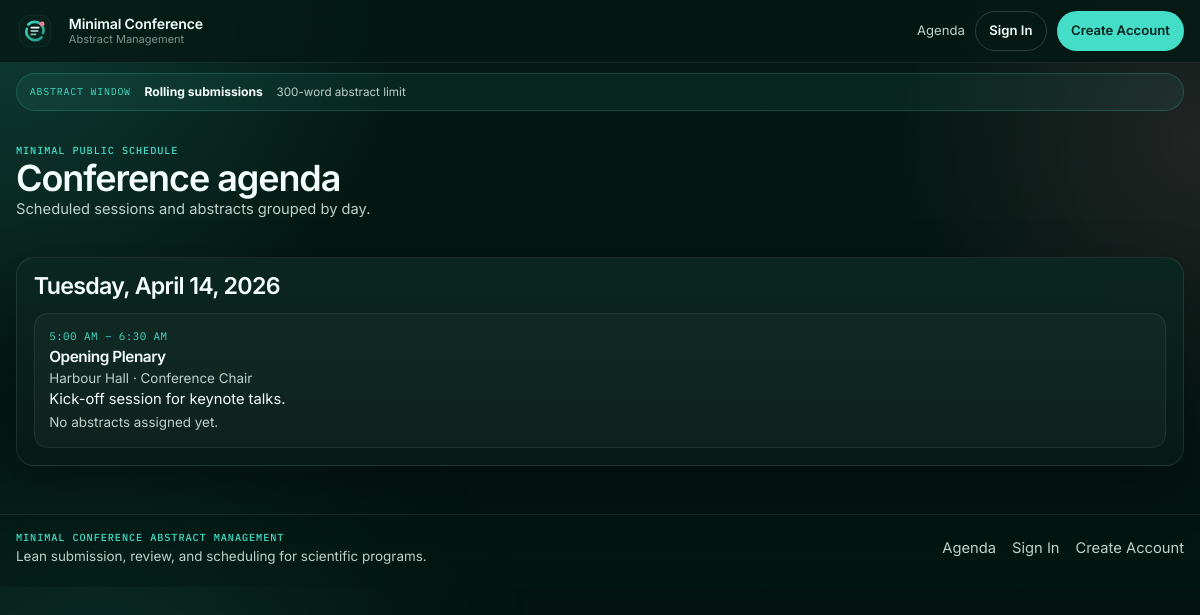
/agenda/, run on the app's committed database.
### conference/models.py (models this page shows, shortened)
class TimeStampedModel(models.Model):
    created_at = models.DateTimeField(auto_now_add=True)
    updated_at = models.DateTimeField(auto_now=True)
    class Meta:
        abstract = True

class ProgramSession(TimeStampedModel):
    name = models.CharField(max_length=255)
    room = models.CharField(max_length=128, blank=True)
    chair_name = models.CharField(max_length=255, blank=True)
    starts_at = models.DateTimeField()
    ends_at = models.DateTimeField(null=True, blank=True)
    description = models.TextField(blank=True)
    class Meta:
        ordering = ["starts_at", "name"]

### conference/views.py (the view)
# urls.py: path("agenda/", views.agenda, name="agenda"),
def agenda(request):
    sessions = ProgramSession.objects.prefetch_related("slots__submission__authors").order_by("starts_at")
    grouped = defaultdict(list)
    for session in sessions:
        key = session.starts_at.date()
        grouped[key].append(session)
    return render(request, "conference/agenda.html", {"grouped_sessions": dict(grouped)})

### conference/context_processors.py (called while the page is built)
def conference_meta(request):
    deadline_context = submission_deadline_context()
    return {
        "conference_name": getattr(settings, "CONFERENCE_NAME", "Minimal Conference Abstract Management"),
        "conference_time_zone": getattr(settings, "CONFERENCE_TIME_ZONE", settings.TIME_ZONE),
        "abstract_word_limit": getattr(settings, "ABSTRACT_WORD_LIMIT", 300),
        **deadline_context,
    }

### conference/services.py (called while the page is built, shortened)
def submission_deadline():
    return getattr(settings, "SUBMISSION_DEADLINE", None)

def submission_deadline_context(now=None):
    deadline = submission_deadline()
    if not deadline:
        return {
            "submission_deadline": None,
            "submission_deadline_is_open": True,
            "submission_deadline_label": "Rolling submissions",
            "submission_deadline_state": "open",
        }

### templates/conference/agenda.html (shortened to what this page needs)
{% extends "base.html" %}
{% block content %}
<section class="section-header-block">
    <div>
        <p class="eyebrow">Minimal public schedule</p>
        <h1>Conference agenda</h1>
        <p class="lede compact">Scheduled sessions and abstracts grouped by day.</p>
    </div>
</section>
{% for day, sessions in grouped_sessions.items %}
    <section class="surface agenda-block">
        <h2>{{ day|date:"l, F j, Y" }}</h2>
        <div class="session-grid">
            {% for session in sessions %}
                <article class="session-card">
                    <p class="session-time">{{ session.starts_at|date:"g:i A" }}{% if session.ends_at %} – {{ session.ends_at|date:"g:i A" }}{% endif %}</p>
                    <h3>{{ session.name }}</h3>
                    <p class="muted">{{ session.room }}{% if session.chair_name %} · {{ session.chair_name }}{% endif %}</p>
                    {% if session.description %}<p>{{ session.description }}</p>{% endif %}
                    <div class="stack-list compact-stack">
                        {% for slot in session.slots.all %}
                            <div class="list-card static-card">
                                <div>
                                    <strong>{{ slot.submission.title }}</strong>
                                    <p class="muted">{{ slot.submission.get_presentation_type_display }}</p>
                                </div>
                                {% if slot.starts_at %}
                                    <span class="pill soft-pill">{{ slot.starts_at|date:"g:i A" }}</span>
                                {% endif %}
                            </div>
                        {% empty %}
                            <p class="muted">No abstracts assigned yet.</p>
                        {% endfor %}
                    </div>
                </article>
            {% endfor %}
        </div>
    </section>
{% empty %}
    <section class="surface">
        <p class="empty-state">The agenda is still being assembled.</p>
    </section>
{% endfor %}
{% endblock %}

### static/css/app.css (style rules this page uses)
:root { --bg-deep: #041914; --bg-main: #07211a; --bg-panel: rgba(255, 255, 255, 0.038); --bg-panel-strong: rgba(255, 255, 255, 0.055); --bg-panel-hover: rgba(255, 255, 255, 0.07); --bg-input: rgba(255, 255, 255, 0.045); --ink-primary: #f4fffc; --ink-secondary: #bdd1cb; --ink-muted: #79928c; --line: rgba(255, 255, 255, 0.09); --line-strong: rgba(255, 255, 255, 0.16); --accent-teal: #44dec8; --accent-teal-soft: rgba(68, 222, 200, 0.14); --accent-teal-glow: rgba(68, 222, 200, 0.28); --accent-coral: #f77b93; --accent-coral-soft: rgba(247, 123, 147, 0.12); --success: #7ce7b0; --danger: #ff9c9c; --shadow: 0 20px 56px rgba(0, 0, 0, 0.28); --radius-lg: 18px; --radius-md: 14px; --radius-sm: 10px; --radius-pill: 999px; --space-1: 0.25rem; --space-2: 0.45rem; --space-3: 0.65rem; --space-4: 0.85rem; --space-5: 1.05rem; --space-6: 1.35rem; --space-7: 1.8rem; --space-8: 2.4rem; --space-9: 3.2rem; --ease-out: cubic-bezier(0.22, 1, 0.36, 1); --duration-fast: 160ms; --duration-std: 240ms; --font-body: "Inter", sans-serif; --font-mono: "IBM Plex Mono", monospace; }
*, *::before, *::after { box-sizing: border-box; }
html { color-scheme: dark; scroll-behavior: smooth; }
body { margin: 0; min-height: 100vh; font-family: var(--font-body); font-size: 0.92rem; color: var(--ink-primary); background: radial-gradient(circle at 0% 0%, rgba(68, 222, 200, 0.18), transparent 28%), radial-gradient(circle at 100% 18%, rgba(247, 123, 147, 0.12), transparent 22%), linear-gradient(180deg, var(--bg-deep) 0%, #03130f 100%); line-height: 1.5; position: relative; }
body::before { content: ""; position: fixed; inset: 0; z-index: -2; pointer-events: none; background-image: radial-gradient(circle at 1px 1px, rgba(255, 255, 255, 0.06) 1px, transparent 0); background-size: 24px 24px; mask-image: linear-gradient(180deg, rgba(255, 255, 255, 0.42), transparent 74%); opacity: 0.35; }
body::after { content: ""; position: fixed; z-index: -1; width: 32rem; height: 32rem; left: -10rem; bottom: -14rem; border-radius: 50%; pointer-events: none; filter: blur(110px); background: rgba(68, 222, 200, 0.12); }
.surface { background: linear-gradient(180deg, rgba(10, 39, 31, 0.94) 0%, rgba(6, 25, 21, 0.92) 100%), var(--bg-panel); border: 1px solid var(--line); border-radius: var(--radius-lg); padding: 1.05rem; box-shadow: var(--shadow); backdrop-filter: blur(18px); animation: rise 420ms var(--ease-out) both; }
.hero-panel, .stats-row, .feature-list, .session-grid { display: grid; gap: 0.7rem; }
.section-header, .section-header-block { display: flex; justify-content: space-between; align-items: flex-start; gap: 0.75rem; }
.section-header-block { margin-bottom: 0.1rem; }
.stack-list, .compact-stack { display: grid; gap: 0.65rem; }
.compact-stack { gap: 0.45rem; }
.muted { margin: 0.18rem 0 0; color: var(--ink-secondary); overflow-wrap: anywhere; font-size: 0.84rem; line-height: 1.45; }
.agenda-block { margin-top: 1rem; }
.agenda-block h2 { margin-bottom: 0.8rem; }
.session-card { padding: 0.9rem; border-radius: var(--radius-md); border: 1px solid rgba(255, 255, 255, 0.08); background: rgba(255, 255, 255, 0.03); }
.session-time { margin: 0 0 0.3rem; color: var(--accent-teal); font-family: var(--font-mono); font-size: 0.68rem; letter-spacing: 0.04em; text-transform: uppercase; }
h1, h2, h3 { margin: 0; font-weight: 600; letter-spacing: -0.03em; line-height: 1.1; }
h1 { font-size: clamp(1.65rem, 3vw, 2.45rem); }
h2 { font-size: clamp(1.1rem, 2vw, 1.45rem); }
h3 { font-size: 0.96rem; }
p { margin: 0; }
.eyebrow, .section-kicker { color: var(--accent-teal); font-family: var(--font-mono); font-size: 0.64rem; font-weight: 500; letter-spacing: 0.09em; text-transform: uppercase; }
.lede { max-width: 62ch; color: var(--ink-secondary); font-size: 0.92rem; line-height: 1.58; }
.lede.compact { max-width: 56ch; }

### data on the page
ProgramSession: day "Tuesday, April 14, 2026", starts_at "5:00 AM", ends_at "6:30 AM", name "Opening Plenary", room "Harbour Hall", chair_name "Conference Chair", description "Kick-off session for keynote talks."

### other printed values
{{ submission_deadline_label }} "Rolling submissions"
{{ abstract_word_limit }} "300"
{{ conference_name }} "MINIMAL CONFERENCE ABSTRACT MANAGEMENT"
